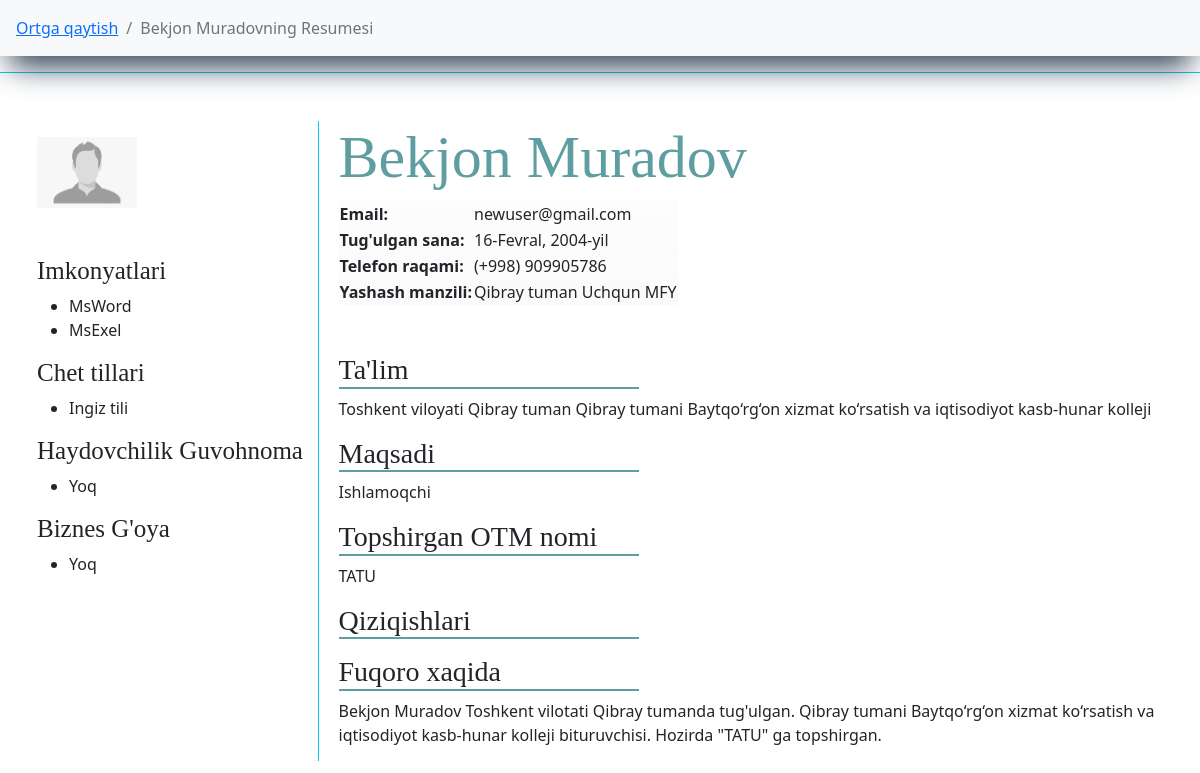
/bitiruvchilar/jadval/kollej/bitiruvchi/3/ (signed in), run on the app's committed database.
### main/models.py (models this page shows, shortened)
class Bitiruvchi(models.Model):
    f_name = models.CharField(max_length=l, verbose_name="F.I.Sh")
    img = models.ImageField(default='default/default.png', upload_to='bitiruvchilar-foto/')
    t_sana = models.DateField(verbose_name="Tug'ulgan sana")
    phone = models.CharField(max_length=9, verbose_name="(+998) ")
    email = models.EmailField(max_length=l, verbose_name="E-Pochta", null=True)
    tuman = models.ForeignKey(TumanVaShahar, on_delete=models.CASCADE, verbose_name="Yashaydigan tuman(shahar)")
    mahalla = models.ForeignKey(Mahalla, on_delete=models.CASCADE, verbose_name="Mahalla Nomi")
    imkonyat = models.ManyToManyField(Imkonyat, related_name="abilty", verbose_name="Qoshimcha bilimi")
    qiziqish = models.ForeignKey(Qiziqish, related_name="interest", on_delete=models.CASCADE, verbose_name="Qiziqish")
    chettili = models.ManyToManyField(ChetTili, related_name="f_lang")
    guvohnoma = models.CharField(verbose_name="Haydovchilik Guvohnomasi", max_length=l, choices=yesNo, default="Yoq")
    idea = models.CharField(verbose_name="Biznes g'oya", max_length=l, choices=yesNo, default="Yoq")
    jins = models.CharField(max_length=l, choices=jins, verbose_name="Jinsi", default="o'g'il bola")
    def __str__(self):
        return self.f_name

class AutoTime(models.Model):
    name = models.CharField(max_length=l, verbose_name="Nomi")
    add_time = models.DateTimeField(auto_now_add=True)
    def __str__(self):
        return self.name

class Imkonyat(AutoTime):
    def __str__(self):
        return super().__str__()

class AutoTime(models.Model):
    name = models.CharField(max_length=l, verbose_name="Nomi")
    add_time = models.DateTimeField(auto_now_add=True)
    def __str__(self):
        return self.name

class ChetTili(AutoTime):
    def __str__(self):
        return super().__str__()

class TumanVaShahar(AutoTime):
    status = models.CharField(max_length=l, choices=t_sh, default="shaxar")
    def __str__(self):
        return f"{super().name} {self.status}"

class KollejBitiruvchisi(Bitiruvchi):
    kollej = models.ForeignKey(Kollej, on_delete=models.CASCADE, verbose_name="Bitirayotgan Kollej")
    maqsad = models.CharField(max_length=l, choices=aim, default="Ishlamoqchi", verbose_name="Maqsadi")
    univer_sity = models.CharField(max_length=l, verbose_name="Topshirmoqchi bo'lgan universitet", null=True, blank=True)
    def __str__(self):
        return super().__str__()

class Kollej(AutoTime):
    tuman = models.ForeignKey(TumanVaShahar, on_delete=models.CASCADE, verbose_name="Qaysi tuman")
    def __str__(self):
        return super().__str__()

### main/views.py (the view)
# urls.py: path("jadval/kollej/bitiruvchi/<pk>/", ResumeKollejTable, name="RKT"),
def ResumeKollejTable(request, pk):
    kollej_b = KollejBitiruvchisi.objects.get(pk=pk)
    return render(request, 'cv/resume_kollej_table.html', {
        'object': kollej_b,
    })

### main/custom_context_processor.py (called while the page is built)
def data_avalible(request):
    all_tumanlar = TumanVaShahar.objects.all().order_by('name')
    context = {
        'all_tumanlar':all_tumanlar,
    }
    return context

### main/models.py (called while the page is built)
    def __str__(self):
        return f"{super().__str__()} MFY"

### templates/cv/resume_kollej_table.html (shortened to what this page needs)
{% extends "main.html" %}
{% block content %}
<nav aria-label="breadcrumb" class="sticky-top bg-light">
    <ol class="breadcrumb p-3">
      <li class="breadcrumb-item"><a href="{% url 'K' %}">Ortga qaytish</a></li>
      <li class="breadcrumb-item active" aria-current="page">{{ object }}ning Resumesi</li>
    </ol>
</nav>
 <div class="row">
     <div class="col-xxl-5 m-auto p-5 border border-info">
         <div class="img-name">
             <div class="img border-end border-info pt-3">
                 <img src="{{ object.img.url }}" width="100" alt="">
                 <div class="imkonyat">
                        <h3>Imkonyatlari</h3>
                        <ul>
                            {% for i in object.imkonyat.all %}
                                <li>{{ i }}</li>
                            {% endfor %}
                        </ul>
                        <h3>Chet tillari</h3>
                        <ul>
                            {% for i in object.chettili.all %}
                                <li>{{ i }}</li>
                            {% endfor %}
                        </ul>
                        <h3>Haydovchilik Guvohnoma</h3>
                        <ul>
                            <li>{{ object.guvohnoma }}</li>
                        </ul>
                        <h3>Biznes G'oya</h3>
                        <ul>
                            <li>{{ object.idea }}</li>
                        </ul>
                 </div>
             </div>
             <div class="name">
                 <div class="user-name">
                     <h1 class="ism">{{ object.f_name }}</h1>
                 </div>
                 <div class="data">
                     <table>
                         <tr>
                             <th>Email: </th>
                             <td>{{ object.email }}</td>
                         </tr>
                         <tr>
                             <th>Tug'ulgan sana: </th>
                             <td>{{ object.t_sana }}</td>
                         </tr>
                         <tr>
                             <th>Telefon raqami:</th>
                             <td>(+998) {{ object.phone }}</td>
                         </tr>
                         <tr>
                             <th>Yashash manzili: </th>
                             <td>{{ object.tuman }} {{ object.mahalla }}</td>
                         </tr>
                     </table>
                     <div class="info-data">
                        <h3 class="">
                            Ta'lim
                        </h3>
                        <p>
                            Toshkent viloyati {{ object.kollej.tuman }} {{ object.kollej }}
                        </p>
                        <h3>Maqsadi</h3>
                        <p>
                            {{ object.maqsad }}
                        </p>
                        <h3>Topshirgan OTM nomi</h3>
                        {% if object.univer_sity %}
                            <p>
                                {{ object.univer_sity }}
                            </p>
                        {% else %}
                            <p>
                                --------------
                            </p>
                        {% endif %}
                        <h3>Qiziqishlari</h3>
                         <h3>Fuqoro xaqida</h3>
                         <p>
                            {{ object.f_name }} Toshkent vilotati {{ object.tuman }}da tug'ulgan.
                            {{ object.kollej }} bituruvchisi.
                            {% if object.univer_sity %}
                                Hozirda "{{ object.univer_sity }}" ga topshirgan.
                            {% else %}
                                Hech qaysi OTMga topshirmagan
                            {% endif %}
                         </p>
                     </div>
                 </div>
             </div>
         </div>
     </div>
 </div>
{% endblock %}

### static/css/style.css (style rules this page uses)
body { overflow-x: hidden; }
nav { box-shadow: rgb(38, 57, 77) 0px 20px 30px -10px; }
a { text-decoration: none; }
.img-name { width: 100%; display: inline-flex; justify-content: space-between; }
.img { width: 25%; height: 80vh; }
.name { width: 75%; padding-left: 20px; }
.ism { font-size: 60px; color: cadetblue; font-family: fantasy; }
.info-data h3 { width: 300px; font-family: serif; border-bottom: 2px solid cadetblue; }
.imkonyat h3 { font-size: 25px; font-family: serif; }

### data on the page
Bitiruvchi: f_name "Bekjon Muradov", img (placeholder picture), guvohnoma "Yoq", idea "Yoq", email "newuser@gmail.com", t_sana "16-Fevral, 2004-yil", phone "909905786", tuman "Qibray tuman", mahalla "Uchqun MFY"
Imkonyat: name "MsWord"
Imkonyat: name "MsExel"
ChetTili: name "Ingiz tili"
KollejBitiruvchisi: kollej.tuman "Qibray tuman", kollej "Qibray tumani Baytqo‘rg‘on xizmat ko‘rsatish va iqtisodiyot kasb-hunar kolleji", maqsad "Ishlamoqchi", univer_sity "TATU"
